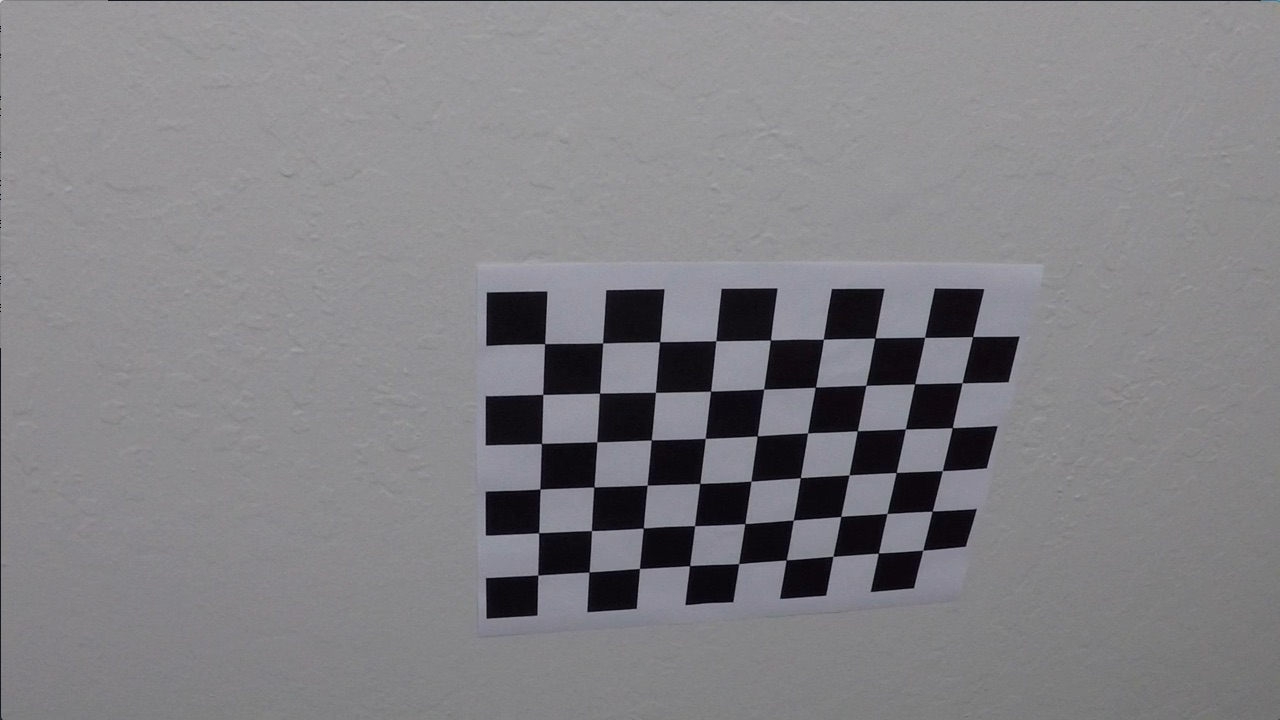
#> input picture CarND-Advanced-Lane-Lines-master/camera_cal/calibration10.jpg, 1280 x 720 px; its folder holds only this picture in this run; the run also reads 1 picture not shown here
$ jupyter execute --allow-errors 'advanced lane finding.ipynb'   (shell and % lines are left out)   (older library calls are emulated)
#> lines starting #> are read from the running program, lines starting #| are printed output that depends on the picture; after the words box and inside, x2 and y2 are one past the last pixel; in counts of white or black regions, pixels touching at a corner belong together
[cell 1]
import cv2
import pickle
import numpy as np
import glob
import matplotlib.pyplot as plt
import matplotlib.image as mpimg

[cell 2]
## Camera Callibration

[cell 3]
nx = 9 #number of insider corners in x
ny = 6 #number of insider corners in y

#define objpoints and imgpoints
objpoints = []
imgpoints = []
objp = np.zeros((nx*ny,3), np.float32)
objp[:,:2] = np.mgrid[0:nx,0:ny].T.reshape(-1,2)

cal_imgs = glob.glob("camera_cal/calibration*.jpg")

for cal_img in cal_imgs:
    img = mpimg.imread(cal_img)
#> img is the input picture: shape (720, 1280, 3); mean R, G, B 130.2, 129.4, 133.1
    image_shape = img.shape

    #convert to grayscale
    gray = cv2.cvtColor(img, cv2.COLOR_RGB2GRAY)

    #finding chessboard corners
    ret, corners = cv2.findChessboardCorners(gray, (nx,ny), None)
#> ret = True; corners = 54 rows, first 8: [545.3, 343.1], [602.7, 342.8], [660.1, 341.3], [715.8, 340.7], [770.6, 340], [823.5, 339.2], [874.3, 338.5], [925.1, 337.4]
    if ret:
        objpoints.append(objp)
        imgpoints.append(corners)

# use the object and image points to caliberate the camera and compute the camera matrix and distortion coefficients
ret, cameraMatrix, distortionCoeffs, rvecs, tvecs = cv2.calibrateCamera(objpoints, imgpoints, image_shape[:2],None,None)
#> ret = 0.714; cameraMatrix = [[737.2, 0, 466.5], [0, 560.8, 623.9], [0, 0, 1]]; distortionCoeffs = [[-0.0616, -0.0725, -0.053, 0.0274, 0.0478]]; rvecs = ([0.27, -0.164, -0.0427],); tvecs = ([1.24, -6.02, 12.79],)
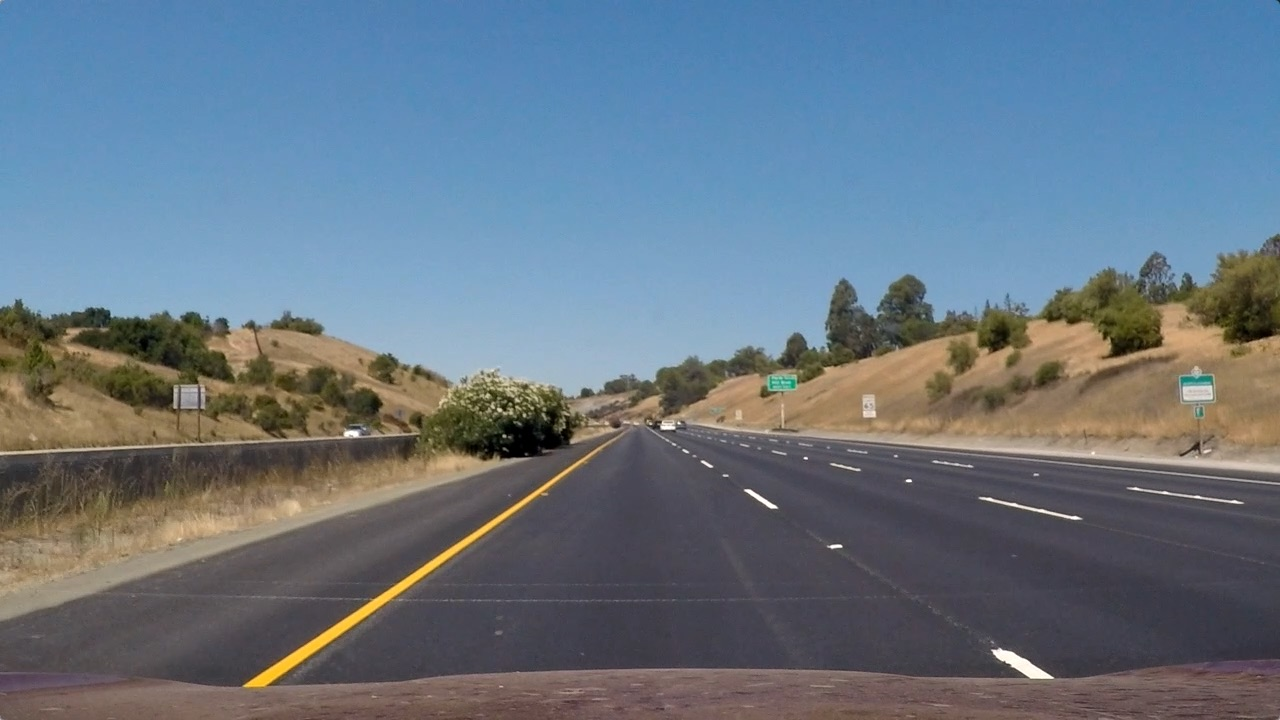
#> input picture CarND-Advanced-Lane-Lines-master/test_images/straight_lines1.jpg, 1280 x 720 px
#> further down, img is the input picture: shape (720, 1280, 3); mean R, G, B 103.2, 117.7, 131.2

#> (a cell that did not finish here is left out)

[cell 5]
#Color Transform and gradient
def get_thresholded_image(img):

    img = cv2.undistort(img, cameraMatrix, distortionCoeffs, None, cameraMatrix)

    # convert to gray scale
    gray = cv2.cvtColor(img, cv2.COLOR_RGB2GRAY)

    height, width = gray.shape

    # apply gradient threshold on the horizontal gradient
    sx_binary = abs_sobel_thresh(gray, 'x', 10, 200)
#> in abs_sobel_thresh, `max_value = np.max(abs_sobel)`: max_value = 790
#> sx_binary: shape (720, 1280); values 0 (black) and 1 (white), 7.3% white in thin lines or dots

    # apply gradient direction threshold so that only edges closer to vertical are detected.
    dir_binary = dir_threshold(gray, thresh=(np.pi/6, np.pi/2))
#> dir_binary: shape (720, 1280) float64; values 0 (black) and 1 (white), 62.9% white; 20730 black regions (18813 under 20 px), largest, box (x1, y1, x2, y2) and area: (0, 0, 1280, 594) 91376, (843, 194, 1148, 341) 5851, (846, 119, 979, 211) 2218

    # combine the gradient and direction thresholds.
    combined_condition = ((sx_binary == 1) & (dir_binary == 1))
#> combined_condition: shape (720, 1280) bool; 4.4% white in thin lines or dots

    # R & G thresholds so that yellow lanes are detected well.
    color_threshold = 150
    R = img[:,:,0]
    G = img[:,:,1]
    color_combined = np.zeros_like(R)
    r_g_condition = (R > color_threshold) & (G > color_threshold)
#> r_g_condition: shape (720, 1280) bool; 4.4% white; 419 white regions (330 under 20 px), largest, box (x1, y1, x2, y2) and area: (319, 338, 718, 415) 12658, (675, 432, 1267, 507) 5435, (71, 462, 520, 594) 5258

    # color channel thresholds
    hls = cv2.cvtColor(img, cv2.COLOR_RGB2HLS)
#> hls: shape (720, 1280, 3); mean of channels 0, 1, 2 77.9, 104.4, 58.7
    S = hls[:,:,2]
    L = hls[:,:,1]

    # S channel performs well for detecting bright yellow and white lanes
    s_thresh = (100, 255)
    s_condition = (S > s_thresh[0]) & (S <= s_thresh[1])
#> s_condition: shape (720, 1280) bool; 28.6% white; 846 white regions (720 under 20 px), largest, box (x1, y1, x2, y2) and area: (0, 34, 1224, 339) 239594, (233, 461, 587, 695) 4801, (1070, 336, 1136, 388) 1907

    # We put a threshold on the L channel to avoid pixels which have shadows and as a result darker.
    l_thresh = (120, 255)
    l_condition = (L > l_thresh[0]) & (L <= l_thresh[1])
#> l_condition: shape (720, 1280) bool; 48% white; 376 white regions (300 under 20 px), largest, box (x1, y1, x2, y2) and area: (0, 33, 1232, 428) 363163, (607, 340, 1267, 509) 37184, (0, 457, 528, 620) 20371

    # combine all the thresholds

    color_combined[(r_g_condition & l_condition) & (s_condition | combined_condition)] = 1

    # apply the region of interest mask
    mask = np.zeros_like(color_combined)
    region_of_interest_vertices = np.array([[0,height-1], [width/2, int(0.5*height)], [width-1, height-1]], dtype=np.int32)
    cv2.fillPoly(mask, [region_of_interest_vertices], 1)
#> mask: shape (720, 1280); values 0 (black) and 1 (white), 25% white; 1 white region, box (x1, y1, x2, y2) and area: (0, 360, 1280, 720) 230860
    thresholded = cv2.bitwise_and(color_combined, mask)
#> color_combined: shape (720, 1280); values 0 (black) and 1 (white), 0.99% white; 901 white regions (866 under 20 px), largest, box (x1, y1, x2, y2) and area: (232, 456, 594, 693) 3135, (1134, 361, 1191, 384) 779, (988, 664, 1058, 701) 757

    return thresholded

#Sobel Threshold
def abs_sobel_thresh(gray, orient='x', thresh_min=0, thresh_max=255):
    if orient == 'x':
        sobel = cv2.Sobel(gray, cv2.CV_64F, 1, 0)
    else:
        sobel = cv2.Sobel(gray, cv2.CV_64F, 0, 1)
    abs_sobel = np.absolute(sobel)
    max_value = np.max(abs_sobel)
    binary_output = np.uint8(255*abs_sobel/max_value)
    threshold_mask = np.zeros_like(binary_output)
    threshold_mask[(binary_output >= thresh_min) & (binary_output <= thresh_max)] = 1
    return threshold_mask

def dir_threshold(gray, sobel_kernel=3, thresh=(0, np.pi/2)):
    # Take the gradient in x and y separately
    sobel_x = cv2.Sobel(gray, cv2.CV_64F, 1, 0, ksize=sobel_kernel)
    sobel_y = cv2.Sobel(gray, cv2.CV_64F, 0, 1, ksize=sobel_kernel)
    # 3) Take the absolute value of the x and y gradients
    abs_sobel_x = np.absolute(sobel_x)
    abs_sobel_y = np.absolute(sobel_y)
    # 4) Use np.arctan2(abs_sobely, abs_sobelx) to calculate the direction of the gradient
    direction = np.arctan2(abs_sobel_y,abs_sobel_x)
    direction = np.absolute(direction)
    # 5) Create a binary mask where direction thresholds are met
    mask = np.zeros_like(direction)
    mask[(direction >= thresh[0]) & (direction <= thresh[1])] = 1
    # 6) Return this mask as your binary_output image
    return mask

[cell 6]
# Example - Binary Threshold image (straightlines)
img = mpimg.imread('test_images/straight_lines1.jpg')
thresholded = get_thresholded_image(img)
#> thresholded: shape (720, 1280); values 0 (black) and 1 (white), 0.52% white; 170 white regions (161 under 20 px), largest, box (x1, y1, x2, y2) and area: (232, 456, 594, 693) 3135, (988, 664, 1058, 701) 757, (733, 498, 765, 518) 144
img = cv2.undistort(img, cameraMatrix, distortionCoeffs, None, cameraMatrix)
cv2.imwrite('thresholded.jpg',thresholded)

# Plot the 2 images side by side
f, (ax1, ax2) = plt.subplots(1, 2, figsize=(24, 9))
f.tight_layout()
ax1.imshow(img)
ax1.set_title('Original Image', fontsize=30)
ax2.imshow(thresholded, cmap='gray')
ax2.set_title('Thresholded Image', fontsize=30)
plt.subplots_adjust(left=0., right=1, top=0.9, bottom=0.)

[cell 7]
# perspective transform
#manual calculations
bottom_left = [225,725]
top_left = [575, 475]
top_right = [720, 475]
bottom_right = [1110, 725]

source = np.float32([bottom_left,bottom_right,top_right,top_left])

pts = np.array([bottom_left,bottom_right,top_right,top_left], np.int32)
pts = pts.reshape((-1,1,2))
copy = img.copy()
cv2.polylines(copy,[pts],True,(255,0,0), thickness=3)
#> copy: shape (720, 1280, 3); mean R, G, B 93.9, 104.6, 115.8

# Destination points
bottom_left = [300,720]
top_left = [320, 1]
top_right = [850, 1]
bottom_right = [850, 720]

dst = np.float32([bottom_left,bottom_right,top_right,top_left])
M = cv2.getPerspectiveTransform(source, dst)
M_inv = cv2.getPerspectiveTransform(dst, source)
img_size = (image_shape[1], image_shape[0])

warped = cv2.warpPerspective(thresholded, M, img_size , flags=cv2.INTER_LINEAR)
#> warped: shape (720, 1280); values 0 (black) and 1 (white), 1.8% white; 14 white regions (3 under 20 px), largest, box (x1, y1, x2, y2) and area: (272, 0, 298, 703) 12101, (785, 266, 815, 394) 2079, (1163, 43, 1203, 112) 1064
bottom_half = warped[warped.shape[0]//2:,:]
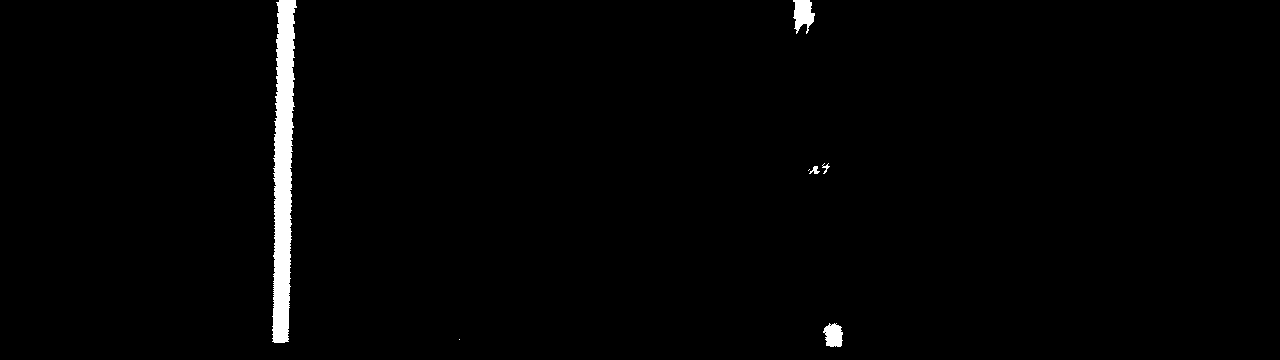
#> bottom_half: shape (360, 1280); values 0 (black) and 1 (white), 1.5% white; 7 white regions (2 under 20 px), largest, box (x1, y1, x2, y2) and area: (272, 0, 297, 343) 5760, (793, 0, 815, 34) 495, (823, 323, 843, 347) 362, (809, 166, 820, 174) 45, (822, 163, 830, 174) 33

histogram = np.sum(bottom_half, axis=0) # /2 signifies bottom half of the image
#> histogram = 1280 values, max 343 at index 279, min 0 at index 0, mean 5.23

# Peak in the first half indicates the likely position of the left lane
half_width = np.int(histogram.shape[0]/2)
leftx_base = np.argmax(histogram[:half_width])
#> leftx_base = 279

# Peak in the second half indicates the likely position of the right lane
rightx_base = np.argmax(histogram[half_width:]) + half_width
#> rightx_base = 796

print(leftx_base, rightx_base)
#| 279 796
plt.plot(histogram)

f, (ax1, ax2) = plt.subplots(1, 2, figsize=(24, 9))
f.tight_layout()
ax1.imshow(copy)
ax1.set_title('Original Image', fontsize=20)
ax2.imshow(warped, cmap='gray')
ax2.set_title('Warped Image', fontsize=20)
plt.subplots_adjust(left=0., right=1, top=0.9, bottom=0.)
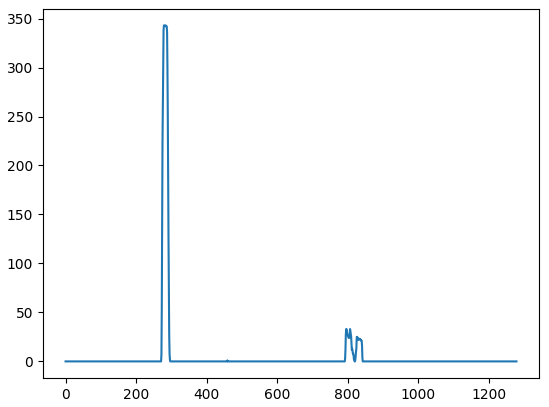
#> figure drawn by matplotlib, 1 panel; curve peaks at x = 279, y = 343

[cell 8]
#Implementation of Sliding Window
out_img = np.dstack((warped, warped, warped))*255

#identify the x and y positions of all nonzero pixels in the image
non_zeros = warped.nonzero()
#> non_zeros = 16910 positions, rows 0 to 706, columns 272 to 1208
non_zeros_y = np.array(non_zeros[0])
#> non_zeros_y = 16910 values from 0 to 706
non_zeros_x = non_zeros[1]
#> non_zeros_x = 16910 values, max 1208 at index 3633, min 272 at index 16119, mean 466.1

num_windows = 10
num_rows = warped.shape[0]
window_height = np.int(num_rows/num_windows)
window_half_width = 50

min_pixels = 100

#left and right lane pixel indices
left_inds = []
right_inds = []

# Step through the windows one by one
for window in range(num_windows):
    y_max = num_rows - window*window_height
    y_min = num_rows - (window+1)* window_height

    left_x_min = leftx_base - window_half_width
    left_x_max = leftx_base + window_half_width

    cv2.rectangle(out_img, (left_x_min, y_min), (left_x_max, y_max), [0,0,255],2)

    good_left_window_coordinates = ((non_zeros_x >= left_x_min) & (non_zeros_x <= left_x_max) & (non_zeros_y >= y_min) & (non_zeros_y <= y_max)).nonzero()[0]
    left_inds.append(good_left_window_coordinates)

    if len(good_left_window_coordinates) > min_pixels:
        leftx_base = np.int(np.mean(non_zeros_x[good_left_window_coordinates]))

    right_x_min = rightx_base - window_half_width
    right_x_max = rightx_base + window_half_width

    cv2.rectangle(out_img, (right_x_min, y_min), (right_x_max, y_max), [0,0,255],2)

    good_right_window_coordinates = ((non_zeros_x >= right_x_min) & (non_zeros_x <= right_x_max) & (non_zeros_y >= y_min) & (non_zeros_y <= y_max)).nonzero()[0]
    right_inds.append(good_right_window_coordinates)

    if len(good_right_window_coordinates) > min_pixels:
        rightx_base = np.int(np.mean(non_zeros_x[good_right_window_coordinates]))
#> this loop made 10 passes
#> (left_x_min, left_x_max, leftx_base, right_x_min, right_x_max, rightx_base) on passes 1, 5, 6, 7, 9, 10: (229, 329, 280, 746, 846, 833), (233, 333, 285, 783, 883, 802), (235, 335, 286, 752, 852, 798), (236, 336, 286, 748, 848, 795), (235, 335, 285, 745, 845, 784), (235, 335, 285, 734, 834, 766)
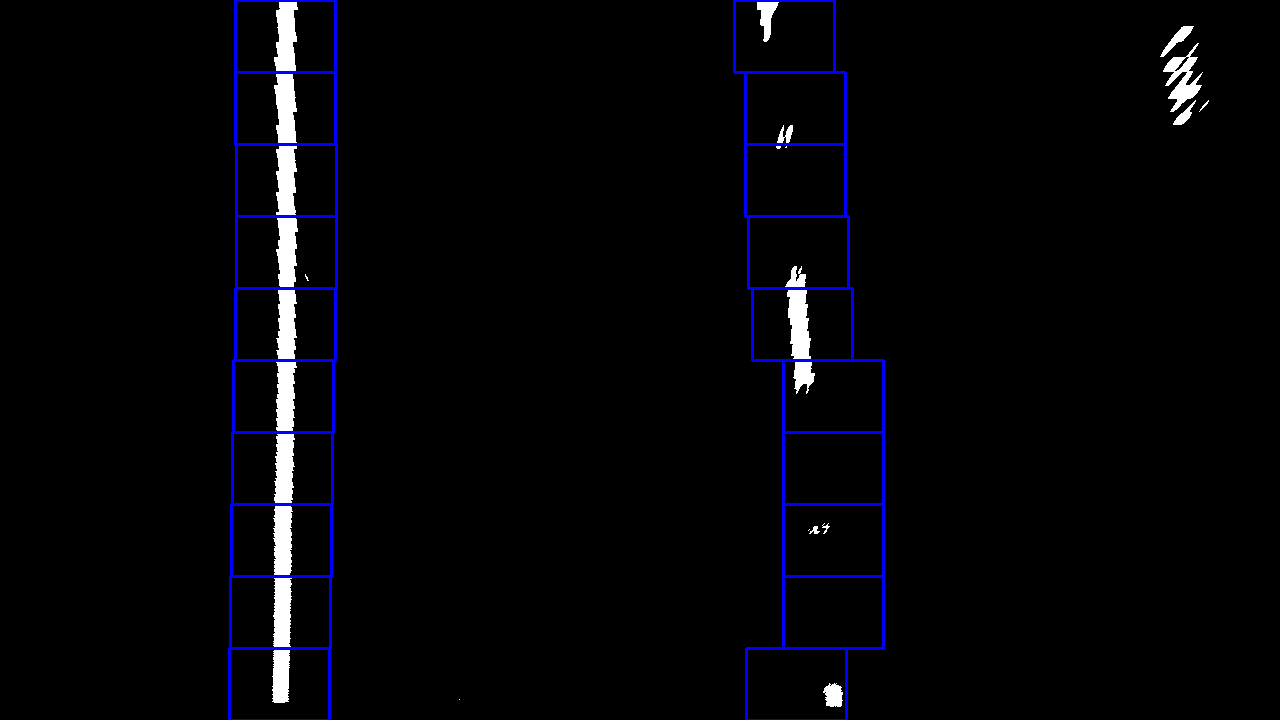
#> out_img: shape (720, 1280, 3); mean of channels 0, 1, 2 4.5, 4.5, 8.6; drawn as R, G, B
#> after the loop, left_inds = 10 items; right_inds = 10 items

left_inds = np.concatenate(left_inds)
#> left_inds = 12264 values, max 16836 at index 879, min 0 at index 10935, mean 9197.5
right_inds = np.concatenate(right_inds)
#> right_inds = 3256 values, max 16909 at index 361, min 19 at index 2766, mean 8517.1

out_img[non_zeros_y[left_inds], non_zeros_x[left_inds]] = [255,0,0] #red
out_img[non_zeros_y[right_inds], non_zeros_x[right_inds]] = [0,0,255] # yellow

left_x = non_zeros_x[left_inds]
#> left_x = 12264 values, max 308 at index 8214, min 272 at index 452, mean 284.6
left_y = non_zeros_y[left_inds]
#> left_y = 12264 values, max 702 at index 869, min 0 at index 10935, mean 344.3

polyfit_left = np.polyfit(left_y, left_x, 2)
#> polyfit_left = [-2.66e-05, 0.0107, 285.1]

right_x = non_zeros_x[right_inds]
#> right_x = 3256 values, max 842 at index 139, min 757 at index 2766, mean 797.6
right_y = non_zeros_y[right_inds]
#> right_y = 3256 values, max 706 at index 353, min 0 at index 2766, mean 315.1

polyfit_right = np.polyfit(right_y, right_x, 2)
#> polyfit_right = [-1.45e-05, 0.106, 766]

y_points = np.linspace(0, num_rows-1, num_rows)

left_x_predictions = polyfit_left[0]*y_points**2 + polyfit_left[1]*y_points + polyfit_left[2]
#> left_x_predictions = 720 values, max 286.2 at index 202, min 279.1 at index 719, mean 284.4

right_x_predictions = polyfit_right[0]*y_points**2 + polyfit_right[1]*y_points + polyfit_right[2]
#> right_x_predictions = 720 values from 766 to 834.9

plt.imshow(out_img)
plt.plot(left_x_predictions, y_points, color='yellow')
plt.plot(right_x_predictions, y_points, color='yellow')
plt.xlim(0, warped.shape[1])
plt.ylim(warped.shape[0],0)

[cell 9]
# Predicting the lanes or searching around the detected lane lines
margin = 50
out_img = np.dstack((warped, warped, warped))*255

left_x_predictions = polyfit_left[0]*non_zeros_y**2 + polyfit_left[1]*non_zeros_y + polyfit_left[2]
#> left_x_predictions = 16910 values, max 286.2 at index 5906, min 279.4 at index 16901, mean 284.8
left_inds = ((non_zeros_x >= left_x_predictions - margin) & (non_zeros_x <= left_x_predictions + margin)).nonzero()[0]
#> left_inds = 12112 values from 0 to 16836

right_x_predictions = polyfit_right[0]*non_zeros_y**2 + polyfit_right[1]*non_zeros_y + polyfit_right[2]
#> right_x_predictions = 16910 values from 766 to 833.8
right_inds = ((non_zeros_x >= right_x_predictions - margin) & (non_zeros_x <= right_x_predictions + margin)).nonzero()[0]
#> right_inds = 3212 values from 19 to 16909

out_img[non_zeros_y[left_inds], non_zeros_x[left_inds]] = [255,0,0]
out_img[non_zeros_y[right_inds], non_zeros_x[right_inds]] = [0,0,255]
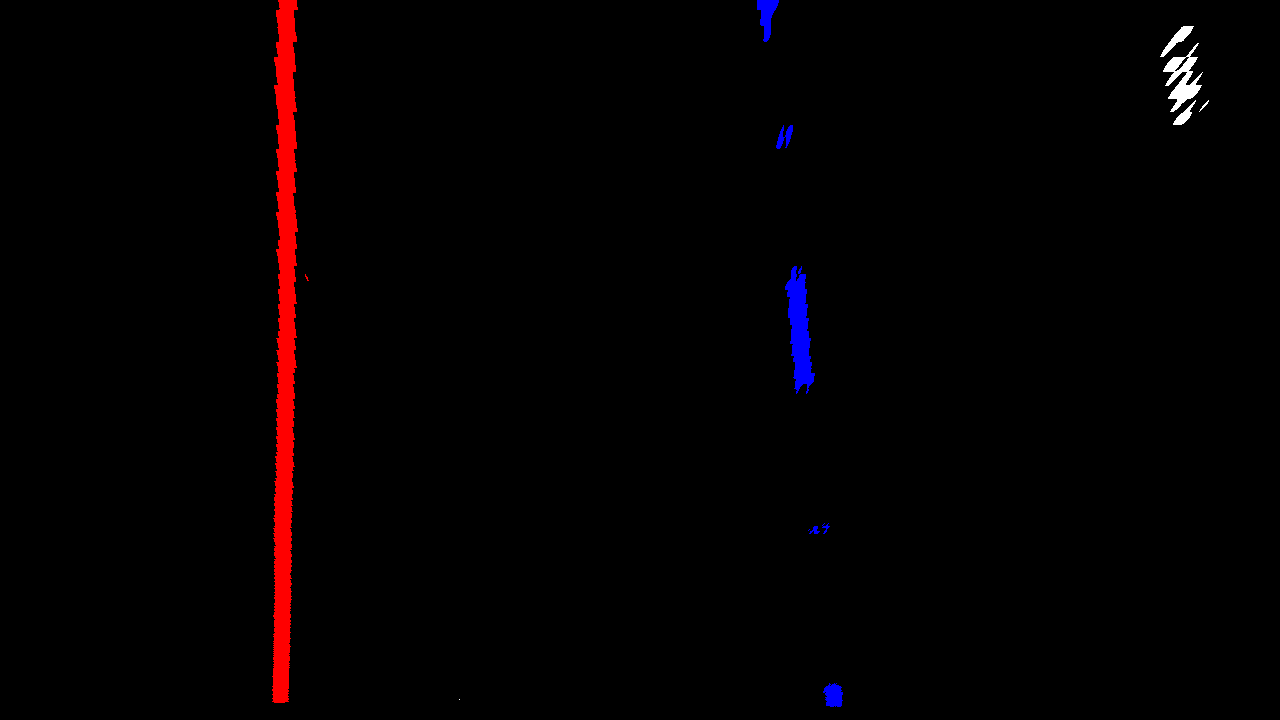
#> out_img: shape (720, 1280, 3); mean of channels 0, 1, 2 3.8, 0.4, 1.3; drawn as R, G, B


left_x = non_zeros_x[left_inds]
#> left_x = 12112 values, max 308 at index 5033, min 272 at index 11684, mean 284.6
left_y = non_zeros_y[left_inds]
#> left_y = 12112 values from 0 to 702
#> (the rest of the program and of its run is left out)
